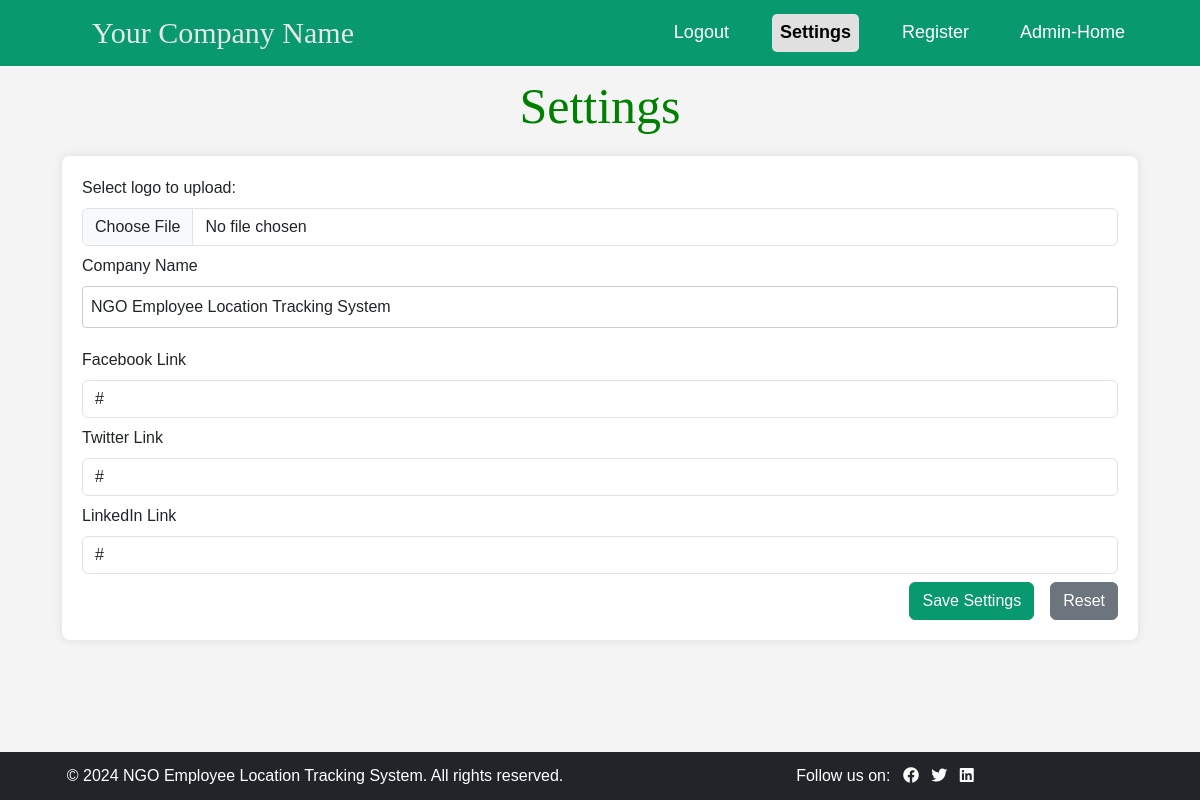
Page /rahama/site_settings.php on the earlier database version.
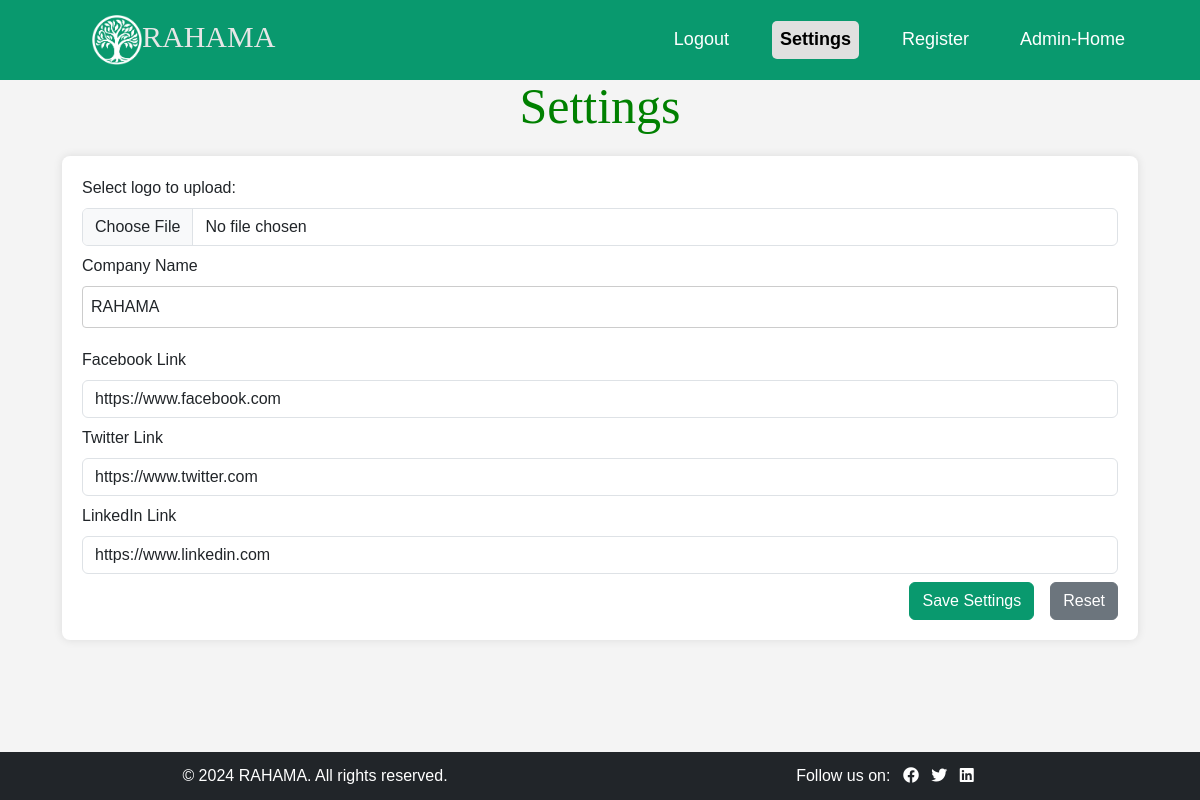
Same page on the later database version.
### tables this page shows
CREATE TABLE `site_settings` (
  `id` int(11) NOT NULL,
  `logo_path` varchar(255) NOT NULL,
  `name` varchar(255) NOT NULL,
  `facebook_link` varchar(255) NOT NULL,
  `twitter_link` varchar(255) NOT NULL,
  `linkedin_link` varchar(255) NOT NULL
);

### rahama/admin/functions.php (called while the page is built)
<?php
function get_logo_path($conn) {
    $result = $conn->query("SELECT logo_path, name FROM site_settings WHERE id = 1 LIMIT 1");
    $row = $result->fetch_assoc();
    return $row ? $row : ['logo_path' => null, 'name' => 'Your Company Name'];
}?>

### rahama/site_settings.php (the view, shortened to what the changed rows need)
<?php
include('db_connect.php');
$footer = [
    'name' => 'NGO Employee Location Tracking System',
    'facebook_link' => '#',
    'twitter_link' => '#',
    'linkedin_link' => '#',
];
$query = "SELECT * FROM site_settings WHERE id = 1";
$result = $conn->query($query);
if ($result && $result->num_rows > 0) {
    $footer = $result->fetch_assoc();
}
?>
<?php include('header_setting.php');?>
<!DOCTYPE html>
<html lang="en">
<head>
    <link rel="stylesheet" href="styles.css">
</head>
<body  class="d-flex flex-column min-vh-100">
<div class="container my-5 mt-3 mb-0" >
    <h2 style="color:green;" class="text-center">Settings</h2>
    <form action="" method="post" enctype="multipart/form-data" class="mt-1 mb-0">
        <div class="mb-2">
            <label for="Company name" class="form-label">Company Name</label>
            <input type="text" name="name" id="name" class="form-control" value="<?php echo $footer['name']; ?>" required>
        </div>
        <div class="mb-2">
            <label for="facebook" class="form-label">Facebook Link</label>
            <input type="url" name="facebook" id="facebook" class="form-control" value="<?php echo $footer['facebook_link']; ?>">
        </div>
        <div class="mb-2">
            <label for="twitter" class="form-label">Twitter Link</label>
            <input type="url" name="twitter" id="twitter" class="form-control" value="<?php echo $footer['twitter_link']; ?>">
        </div>
        <div class="mb-2">
            <label for="linkedin" class="form-label">LinkedIn Link</label>
            <input type="url" name="linkedin" id="linkedin" class="form-control" value="<?php echo $footer['linkedin_link']; ?>">
        </div>
    </form>
</div>
<?php include('footer.php'); ?>
</body>
</html>

### rahama/header_setting.php (shortened to what the changed rows need)
<?php
include('db_connect.php');
include('admin/functions.php');
$site_info = get_logo_path($conn);
$logo_path = $site_info['logo_path'];
$company_name = $site_info['name'];
?>
<!DOCTYPE html>
<html lang="en">
<head>
    <link href="https://cdn.jsdelivr.net/npm/bootstrap@5.3.3/dist/css/bootstrap.min.css" rel="stylesheet">
</head>
<body>
<nav class="navbar navbar-expand-lg">
    <div class="container-fluid">
        <a class="navbar-brand" href="#">
            <?php if ($logo_path): ?>
                <img src="<?php echo htmlspecialchars($logo_path); ?>" alt="" style="height: 50px;"><span style="color: rgb(230, 230, 230);"><?php echo htmlspecialchars($company_name); ?></span>
            <?php else: ?>
                <span style="color: rgb(230, 230, 230);"><?php echo htmlspecialchars($company_name); ?></span>
            <?php endif; ?>
        </a>
    </div>
</nav>
</body>
</html>

### rahama/footer.php (shortened to what the changed rows need)
<?php
include('db_connect.php');
$query = "SELECT * FROM site_settings WHERE id = 1";
$result = $conn->query($query);
$footer = [
    'name' => 'NGO Employee Location Tracking System',
    'facebook_link' => '#',
    'twitter_link' => '#',
    'linkedin_link' => '#',
];
if ($result && $result->num_rows > 0) {
    $footer = $result->fetch_assoc();
}
?>
<!DOCTYPE html>
<html lang="en">
<head>
    <link rel="stylesheet" href="https://cdnjs.cloudflare.com/ajax/libs/font-awesome/5.15.3/css/all.min.css">
</head>
<body class="d-flex flex-column min-vh-100">
       <footer class="bg-dark text-white text-center py-2 mt-auto">
        <div class="container mt-1">
            <div class="row">
                <div class="col-12 col-md-6 mb-2 mb-md-0">
                    <p class="mb-1 fs-6 fs-md-5">&copy; <?php echo date("Y"); ?> <?php echo htmlspecialchars($footer['name']); ?>. All rights reserved.</p>
                </div>
            </div>
        </div>
    </footer>
</body>
</html>

Differences in the rows shown:
added site_settings: logo_path (picture), name "RAHAMA", facebook "https://www.facebook.com", twitter "https://www.twitter.com", linkedin "https://www.linkedin.com"
Other differences:
$company_name: "Your Company Name" → (not shown)
form field name: "NGO Employee Location Tracking System" → (not shown)
form field facebook: "#" → (not shown)
form field twitter: "#" → (not shown)
form field linkedin: "#" → (not shown)
$footer['name']: "NGO Employee Location Tracking System" → (not shown)
